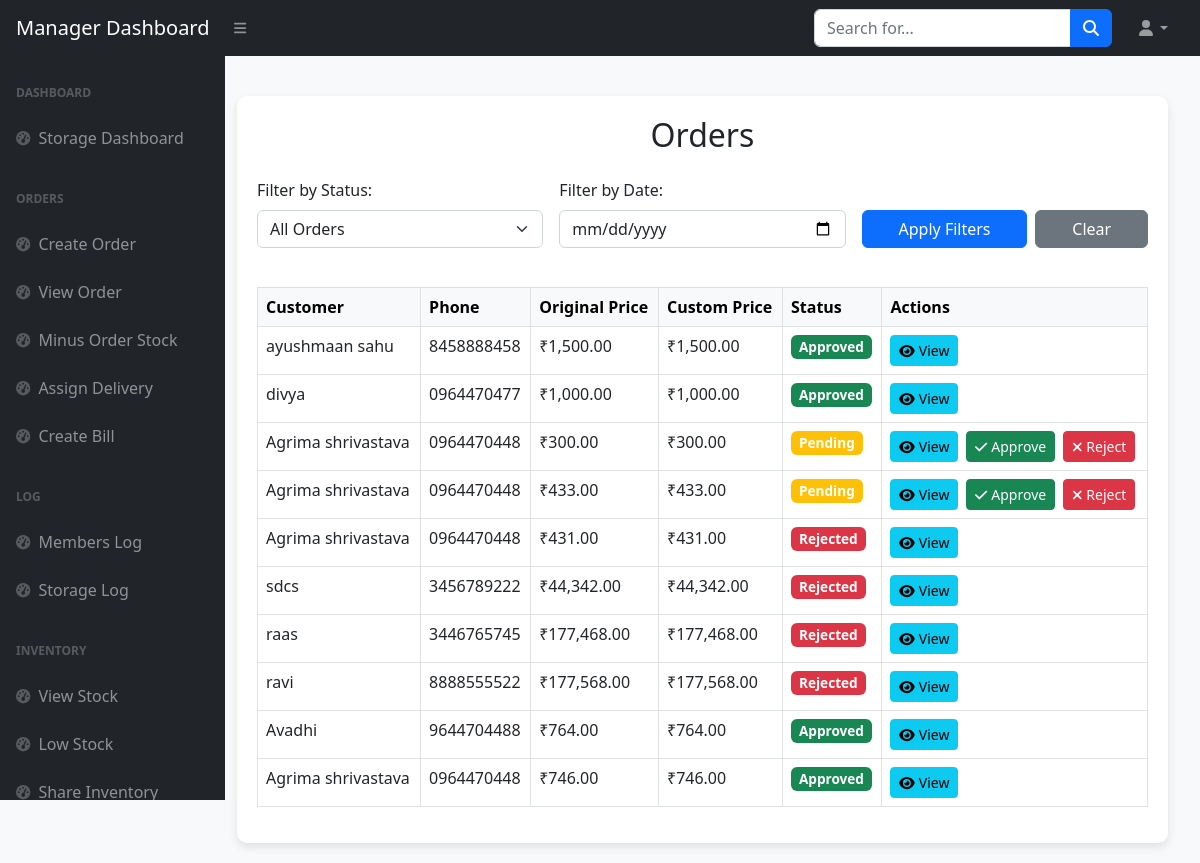
Page /Manager_dashboard/admin_orders.php on the committed database.
### tables this page shows
CREATE TABLE `orders` (
  `order_id` int(11) NOT NULL,
  `order_date` datetime DEFAULT current_timestamp(),
  `customer_id` int(11) DEFAULT NULL,
  `total_amount` decimal(10,2) NOT NULL,
  `discounted_amount` decimal(10,2) DEFAULT NULL,
  `final_amount` decimal(10,2) DEFAULT NULL,
  `transport_rent` decimal(10,2) DEFAULT 0.00,
  `stock_done` tinyint(1) DEFAULT 0,
  `deleted` tinyint(1) DEFAULT 0
);

CREATE TABLE `customers` (
  `customer_id` int(11) NOT NULL,
  `name` varchar(100) NOT NULL,
  `phone_no` varchar(15) NOT NULL,
  `email` varchar(255) DEFAULT NULL,
  `address` text DEFAULT NULL,
  `city` varchar(100) DEFAULT NULL,
  `created_at` datetime DEFAULT current_timestamp()
);

### Manager_dashboard/admin_orders.php (the view, shortened to what this page needs)
<?php
include "manager_header.php";
include '../db_connect.php';
$status_filter = isset($_GET['status']) ? $_GET['status'] : 'all';
$date_filter = isset($_GET['date']) ? $_GET['date'] : '';
$limit = 10;
$sql = "SELECT DISTINCT o.order_id, c.name AS customer_name, c.phone_no, o.total_amount,
                (SELECT SUM(custom_price) FROM pending_orders WHERE order_id = o.order_id) AS custom_total,
                po.approved, o.order_date
        FROM orders o
        JOIN customers c ON o.customer_id = c.customer_id
        JOIN pending_orders po ON o.order_id = po.order_id
        WHERE 1=1";
$sql .= " ORDER BY o.order_date DESC LIMIT $limit";
$result = $mysqli->query($sql);
?>
<!DOCTYPE html>
<html lang="en">
<head>
    <link href="../css/styles.css" rel="stylesheet" />
    <link href="https://cdn.jsdelivr.net/npm/simple-datatables@7.1.2/dist/style.min.css" rel="stylesheet" />
    <link href="https://cdn.jsdelivr.net/npm/bootstrap@5.2.3/dist/css/bootstrap.min.css" rel="stylesheet">
</head>
<body class="sb-nav-fixed">
    <div id="layoutSidenav_content">
        <main>
            <div class="container-fluid">
                <div class="container-box">
                    <h2 class="text-center mb-4">Orders</h2>
                    <div class="filter-section mb-4">
                        <form method="GET" action="">
                            <div class="row g-3">
                                <div class="col-md-4 col-12">
                                    <label for="status" class="form-label">Filter by Status:</label>
                                    <select class="form-select" name="status" id="status">
                                        <option value="all" <?= $status_filter === 'all' ? 'selected' : '' ?>>All Orders</option>
                                    </select>
                                </div>
                                <div class="col-md-4 col-12">
                                    <label for="date" class="form-label">Filter by Date:</label>
                                    <input type="date" class="form-control" name="date" id="date" value="<?= $date_filter ?>">
                                </div>
                                <div class="col-md-4 col-12 d-flex align-items-end">
                                    <button type="submit" class="btn btn-primary me-2 flex-grow-1">Apply Filters</button>
                                    <a href="?" class="btn btn-secondary flex-grow-1">Clear</a>
                                </div>
                            </div>
                        </form>
                    </div>
                    <div class="table-responsive table-container">
                        <table class="table table-bordered table-hover">
                            <thead class="table-light">
                                <tr>
                                    <th>Customer</th>
                                    <th>Phone</th>
                                    <th>Original Price</th>
                                    <th>Custom Price</th>
                                    <th>Status</th>
                                    <th>Actions</th>
                                </tr>
                            </thead>
                            <tbody>
                                <?php while ($row = $result->fetch_assoc()): ?>
                                    <tr id="orderRow-<?= $row['order_id'] ?>">
                                        <td><?= htmlspecialchars($row['customer_name']) ?></td>
                                        <td><?= htmlspecialchars($row['phone_no']) ?></td>
                                        <td>₹<?= number_format($row['custom_total'], 2) ?></td>
                                        <td>₹<?= number_format($row['total_amount'], 2) ?></td>
                                        <td>
                                            <?php if ($row['approved'] == 0): ?>
                                                <span class="badge bg-warning">Pending</span>
                                            <?php elseif ($row['approved'] == 1): ?>
                                                <span class="badge bg-success">Approved</span>
                                            <?php elseif ($row['approved'] == -1): ?>
                                                <span class="badge bg-danger">Rejected</span>
                                            <?php endif; ?>
                                        </td>
                                        <td>
                                            <div class="d-flex flex-wrap gap-2">
                                                <button class="btn btn-info btn-sm" onclick="viewProducts(<?= $row['order_id'] ?>)">
                                                    <i class="fas fa-eye"></i> View
                                                </button>
                                                <?php if ($row['approved'] == 0): ?>
                                                    <button class="btn btn-success btn-sm approve-btn" onclick="approveOrder(<?= $row['order_id'] ?>, this)">
                                                        <i class="fas fa-check"></i> Approve
                                                    </button>
                                                    <button class="btn btn-danger btn-sm reject-btn" onclick="rejectOrder(<?= $row['order_id'] ?>, this)">
                                                        <i class="fas fa-times"></i> Reject
                                                    </button>
                                                <?php endif; ?>
                                            </div>
                                        </td>
                                    </tr>
                                <?php endwhile; ?>
                            </tbody>
                        </table>
                    </div>
                </div>
            </div>
        </main>
    </div>
</body>
</html>

### Manager_dashboard/manager_header.php (shortened to what this page needs)
<nav class="sb-topnav navbar navbar-expand navbar-dark bg-dark">
            <a class="navbar-brand ps-3" href="index.html">Manager Dashboard</a>
            <button class="btn btn-link btn-sm order-1 order-lg-0 me-4 me-lg-0" id="sidebarToggle" href="#!"><i class="fas fa-bars"></i></button>
            <form class="d-none d-md-inline-block form-inline ms-auto me-0 me-md-3 my-2 my-md-0">
                <div class="input-group">
                    <input class="form-control" type="text" placeholder="Search for..." aria-label="Search for..." aria-describedby="btnNavbarSearch" />
                    <button class="btn btn-primary" id="btnNavbarSearch" type="button"><i class="fas fa-search"></i></button>
                </div>
            </form>
            <ul class="navbar-nav ms-auto ms-md-0 me-3 me-lg-4">
                <li class="nav-item dropdown">
                    <a class="nav-link dropdown-toggle" id="navbarDropdown" href="#" role="button" data-bs-toggle="dropdown" aria-expanded="false"><i class="fas fa-user fa-fw"></i></a>
                </li>
            </ul>
        </nav>
        <div id="layoutSidenav">
            <div id="layoutSidenav_nav">
                <nav class="sb-sidenav accordion sb-sidenav-dark" id="sidenavAccordion">
                    <div class="sb-sidenav-menu">
                        <div class="nav">
                            <div class="sb-sidenav-menu-heading">Dashboard</div>
                            <a class="nav-link" href="../Storage Dashboard/Product.php">
                                <div class="sb-nav-link-icon"><i class="fas fa-tachometer-alt"></i></div>
                                Storage Dashboard
                            </a>
                            <div class="sb-sidenav-menu-heading">Orders</div>
                            <a class="nav-link" href="new_order.php">
                                <div class="sb-nav-link-icon"><i class="fas fa-tachometer-alt"></i></div>
                                Create Order
                            </a>
                            <a class="nav-link" href="admin_orders.php">
                                <div class="sb-nav-link-icon"><i class="fas fa-tachometer-alt"></i></div>
                                View Order
                            </a>
                            <a class="nav-link" href="minus_order_stock.php">
                                <div class="sb-nav-link-icon"><i class="fas fa-tachometer-alt"></i></div>
                                Minus Order Stock
                            </a>
                            <a class="nav-link" href="assign_delivery.php">
                                <div class="sb-nav-link-icon"><i class="fas fa-tachometer-alt"></i></div>
                                Assign Delivery
                            </a>
                            <a class="nav-link" href="approved_orders.php">
                                <div class="sb-nav-link-icon"><i class="fas fa-tachometer-alt"></i></div>
                                Create Bill
                            </a>
                            <div class="sb-sidenav-menu-heading">Log</div>
                            <a class="nav-link" href="member_log.php">
                                <div class="sb-nav-link-icon"><i class="fas fa-tachometer-alt"></i></div>
                                Members Log
                            </a>
                            <a class="nav-link" href="../Storage Dashboard/Transaction.php">
                                <div class="sb-nav-link-icon"><i class="fas fa-tachometer-alt"></i></div>
                                Storage Log
                            </a>
                            <div class="sb-sidenav-menu-heading">Inventory</div>
                            <a class="nav-link" href="../Storage Dashboard/Report.php">
                                <div class="sb-nav-link-icon"><i class="fas fa-tachometer-alt"></i></div>
                                View Stock
                            </a>
                            <a class="nav-link" href="../Storage Dashboard/Low_Stock_Report.php">
                                <div class="sb-nav-link-icon"><i class="fas fa-tachometer-alt"></i></div>
                                Low Stock
                            </a>
                            <a class="nav-link" href="add_product.php">
                                <div class="sb-nav-link-icon"><i class="fas fa-tachometer-alt"></i></div>
                                Share Inventory
                            </a>
                </nav>
            </div>

### Manager_dashboard/admin_orders.php (style rules this page uses)
body { background-color: #f8f9fa; }
#layoutSidenav_content { padding: 20px; }
.container-box { width: 100%; background: white; padding: 20px; border-radius: 10px; box-shadow: 0px 4px 10px rgba(0, 0, 0, 0.1); margin-top: 20px; }
.table-responsive { overflow-x: auto; -webkit-overflow-scrolling: touch; }
.table { min-width: 600px; }
.filter-section .row > div { margin-bottom: 15px; }
.badge { font-size: 0.85rem; padding: 5px 8px; }

### rows in the picture
orders: customer.name "ayushmaan sahu", customer.phone_no "8458888458", custom_total "1,500.00", total_amount "1,500.00", shows "Approved"
orders: customer.name "divya", customer.phone_no "0964470477", custom_total "1,000.00", total_amount "1,000.00", shows "Approved"
orders: customer.name "Agrima shrivastava", customer.phone_no "0964470448", custom_total "300.00", total_amount "300.00", shows "Pending"
orders: customer.name "Agrima shrivastava", customer.phone_no "0964470448", custom_total "433.00", total_amount "433.00", shows "Pending"
orders: customer.name "Agrima shrivastava", customer.phone_no "0964470448", custom_total "431.00", total_amount "431.00", shows "Rejected"
orders: customer.name "sdcs", customer.phone_no "3456789222", custom_total "44,342.00", total_amount "44,342.00", shows "Rejected"
orders: customer.name "raas", customer.phone_no "3446765745", custom_total "177,468.00", total_amount "177,468.00", shows "Rejected"
orders: customer.name "ravi", customer.phone_no "8888555522", custom_total "177,568.00", total_amount "177,568.00", shows "Rejected"
orders: customer.name "Avadhi", customer.phone_no "9644704488", custom_total "764.00", total_amount "764.00", shows "Approved"
orders: customer.name "Agrima shrivastava", customer.phone_no "0964470448", custom_total "746.00", total_amount "746.00", shows "Approved"
